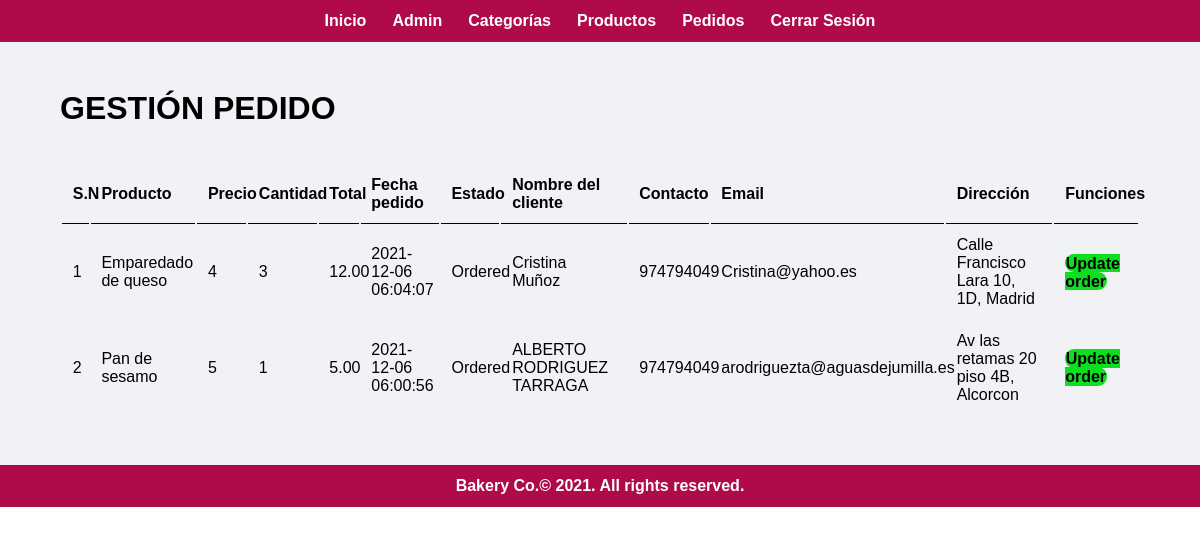
Page /admin/manage-order.php (signed in) on the committed database.
### tables this page shows
CREATE TABLE IF NOT EXISTS `tbl_order` (
  `id` int(10) UNSIGNED NOT NULL AUTO_INCREMENT,
  `food` varchar(150) NOT NULL,
  `price` decimal(10,0) NOT NULL,
  `qty` int(11) NOT NULL,
  `total` decimal(10,2) NOT NULL,
  `order_date` datetime NOT NULL,
  `status` varchar(50) NOT NULL,
  `customer_name` varchar(150) NOT NULL,
  `customer_contact` varchar(20) NOT NULL,
  `customer_email` varchar(150) NOT NULL,
  `customer_adress` varchar(255) NOT NULL,
  PRIMARY KEY (`id`)
);

### admin/manage-order.php (the view, shortened to what this page needs)
<?php include ('partials/menu.php');?>
<div class="main-content">
        <div class="wrapper">
            <h1>GESTIÓN PEDIDO</h1>
            <br/></br/>
            <table class="tbl-full">
                <tr>
                    <th>S.N</th>
                    <th>Producto</th>
                    <th>Precio</th>
                    <th>Cantidad</th>
                    <th>Total</th>
                    <th>Fecha pedido</th>
                    <th>Estado</th>
                    <th>Nombre del cliente</th>
                    <th>Contacto</th>
                    <th>Email</th>
                    <th>Dirección</th>
                    <th>Funciones</th>
                </tr>
                <?php
                    $sql_order = "SELECT * FROM tbl_order ORDER BY id DESC";
                    $res_order = mysqli_query($con, $sql_order);
                    if($res_order==TRUE){
                        $count_orders = mysqli_num_rows($res_order);
                        if($count_orders>0){
                            $sn=1;
                            while ($rows = mysqli_fetch_assoc($res_order)){
                                $id=$rows['id'];
                                $food_name=$rows['food'];
                                $food_price= $rows['price'];
                                $food_qty=$rows['qty'];
                                $food_totalPrice=$rows['total'];
                                $food_date=$rows['order_date'];
                                $food_status=$rows['status'];
                                $customer_name=$rows['customer_name'];
                                $customer_contact=$rows['customer_contact'];
                                $customer_email=$rows['customer_email'];
                                $customer_addres=$rows['customer_adress'];
                ?>
                                <tr>
                                    <td><?php echo $sn++;?></td>
                                    <td><?php echo $food_name;?></td>
                                    <td><?php echo $food_price;?></td>
                                    <td><?php echo $food_qty;?></td>
                                    <td><?php echo $food_totalPrice;?></td>
                                    <td><?php echo $food_date;?></td>
                                    <td>
                                        <?php
                                            if($food_status=="Ordered"){
                                                echo "<label> $food_status</label>";
                                            }elseif($food_status=="On-Delivery"){
                                                echo "<label style='color:orange;'>$food_status</label>";
                                            }elseif($food_status=="Delivered"){
                                                echo "<label style='color:green;'>$food_status</label>";
                                            }elseif($food_status=="Cancelled"){
                                                echo "<label style='color:red;'>$food_status</label>";
                                            }
                                        ?>
                                    </td>
                                    <td><?php echo $customer_name;?></td>
                                    <td><?php echo $customer_contact;?></td>
                                    <td><?php echo $customer_email;?></td>
                                    <td><?php echo $customer_addres;?></td>
                                    <td>
                                        <a href="<?php echo SITEURL;?>admin/update-order.php?id=<?php echo $id;?>" class="btn-secondary"> Update order</a>
                                    </td>
                                </tr>
                                <?php
                            }
                        }else{
                            ?>
                            <tr>
                                <td colspan="12"> <div class="error">  </div></td>
                            </tr>
                            <?php
                        }
                    }
                ?>
            </table>
        </div>
    </div>
<?php include ('partials/footer.php');?>

### admin/partials/menu.php (shortened to what this page needs)
<!DOCTYPE html>
<html lang="en">
<head>
    <link rel="stylesheet" href="../css/admin.css">
</head>
<body>
    <div class="menu text-center">
        <div class="wrapper">
            <ul class="menuOption">
                <li><a href="index.php">Inicio</a></li>
                <li><a href="manage-admin.php">Admin</a></li>
                <li><a href="manage-category.php">Categorías</a></li>
                <li><a href="manage-food.php">Productos</a></li>
                <li><a href="manage-order.php">Pedidos</a></li>
                <li><a href="logout.php">Cerrar Sesión</a></li>
            </ul>
        </div>
    </div>

### admin/partials/footer.php
<div class="footer">
        <div class="wrapper">
        <label class="footer-info text-center" for=""> Bakery Co.&#169 2021. All rights reserved. </label>
        </div>
    </div>
</body>
</html>

### css/admin.css (style rules this page uses)
* { margin: 0; padding: 0; font-family: Arial, Helvetica, sans-serif; }
.wrapper { padding: 1%; width: 90%; margin: 0 auto; }
.text-center { text-align: center; }
.tbl-full { width: 100%; }
table tr th { border-bottom: 1px solid black; padding: 1%; text-align: left; }
table tr td { padding: 1%; }
.btn-secondary { background-color: #0CE01E; padding: 1%; color: black; border-radius: 10px; font-weight: bold; text-decoration: none; }
.menu { background-color: #AF0B4B; }
.menu ul { list-style-type: none; }
.menu ul li { display: inline; padding: 1%; }
.menu ul li a { text-decoration: none; font-weight: bold; color: #fff; }
.main-content { width: 100%; background-color: #f1f2f6; padding: 3% 0; }
.footer { width: 100%; background-color: #AF0B4B; color:white; text-align: center; position: fixed; display: bottom; }
.footer .footer-info { color: #fff; text-align: center; font-weight: bold; }

### rows in the picture
tbl_order: food "Emparedado de queso", price "4", qty "3", total "12.00", order_date "2021-12-06 06:04:07", status "Ordered", customer_name "Cristina Muñoz", customer_contact "974794049", customer_email "Cristina@yahoo.es", customer_adress "Calle Francisco Lara 10, 1D, Madrid"
tbl_order: food "Pan de sesamo", price "5", qty "1", total "5.00", order_date "2021-12-06 06:00:56", status "Ordered", customer_name "ALBERTO RODRIGUEZ TARRAGA", customer_contact "974794049", customer_email "arodriguezta@aguasdejumilla.es", customer_adress "Av las retamas 20 piso 4B, Alcorcon"
